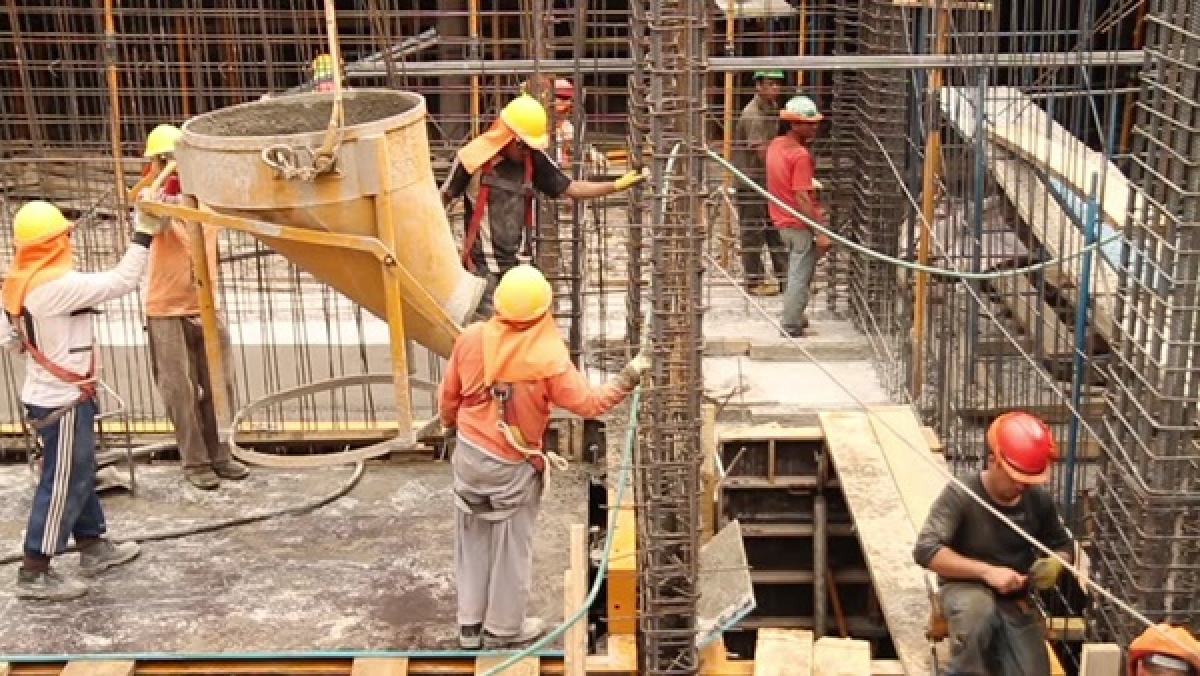
#> input picture DIP_lab_1_BT23CSE182/assets/Construction-workers.jpg, 1200 x 676 px, found by its file name
$ python task_2.py
#> lines starting #> are read from the running program, lines starting #| are printed output that depends on the picture
from PIL import Image
import matplotlib.pyplot as plt
from pathlib import Path


base_path = Path(r"C:\Users\Raghu\Downloads\Incidence_response_agent\DIP_lab_1_BT23CSE182")
image_path = base_path / "assets" / "Construction-workers.jpg"
results_path = base_path / "results"

results_path.mkdir(parents=True, exist_ok=True)


img = Image.open(image_path)
#> img is the input picture: PIL image 1200x676 RGB; mean R, G, B 149.7, 123.2, 101.3
gray_img = img.convert("L")
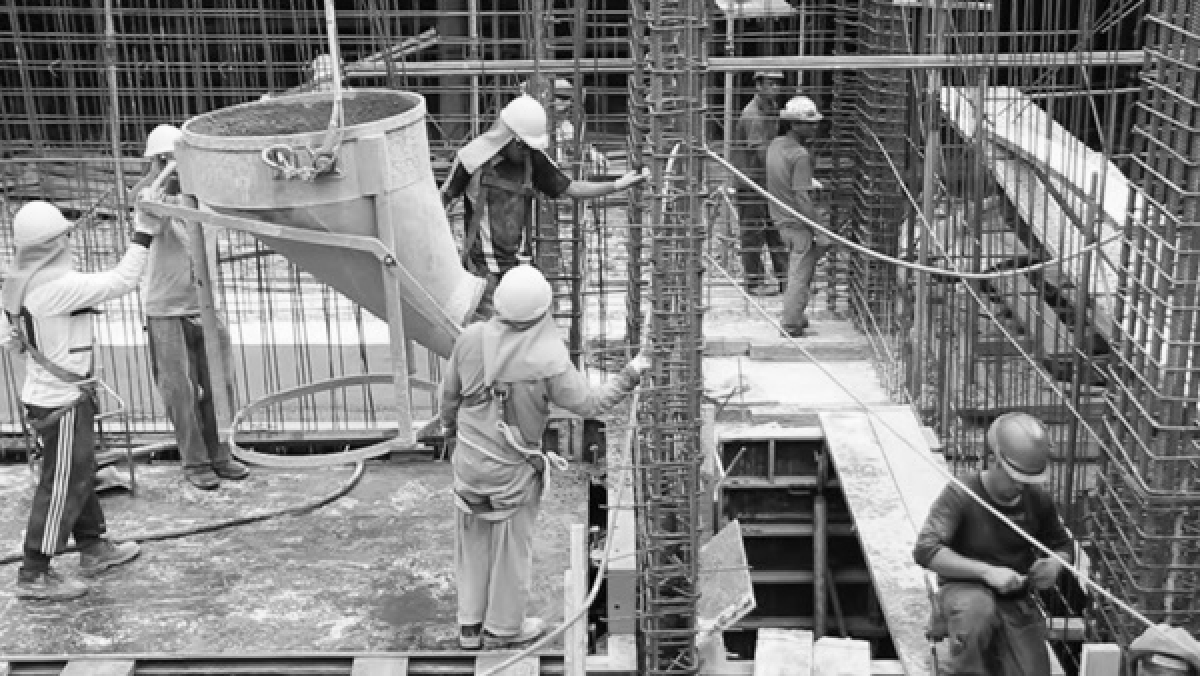
#> gray_img: PIL image 1200x676 L; min 1, max 255, mean 128.6


output_path = results_path / "Construction-workers-gray.jpg"
gray_img.save(output_path)


plt.figure(figsize=(12,6))
plt.subplot(1,2,1)
plt.title("Original RGB")
plt.axis("off")
plt.imshow(img)

plt.subplot(1,2,2)
plt.title("Grayscale")
plt.axis("off")
plt.imshow(gray_img, cmap="gray")

plt.show()
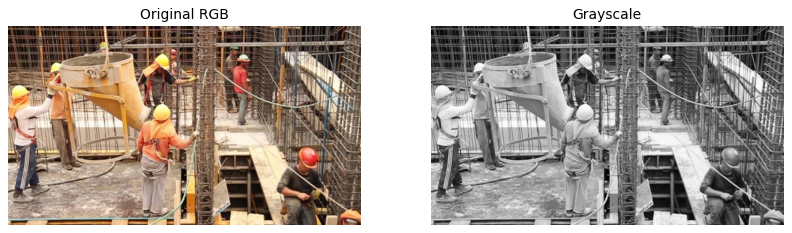
#> figure drawn by matplotlib, 2 panels

print(f"Grayscale image saved at: {output_path}")
